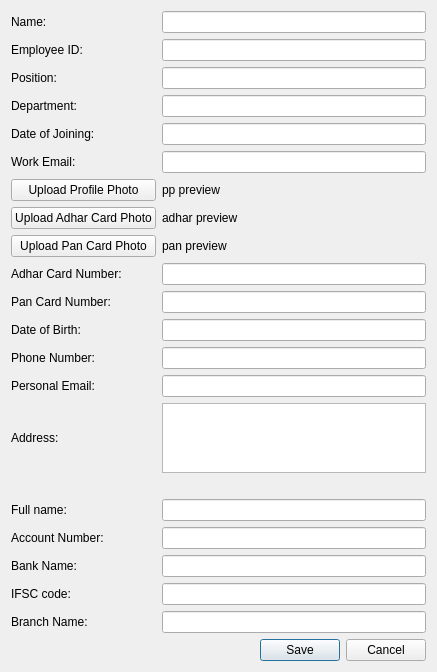
<?xml version="1.0" encoding="UTF-8"?>
<ui version="4.0">
 <class>Dialog</class>
 <widget class="QDialog" name="Dialog">
  <property name="geometry">
   <rect>
    <x>0</x>
    <y>0</y>
    <width>437</width>
    <height>652</height>
   </rect>
  </property>
  <property name="windowTitle">
   <string>Dialog</string>
  </property>
  <layout class="QGridLayout" name="gridLayout">
   <item row="18" column="1">
    <widget class="QLabel" name="label_14">
     <property name="text">
      <string>Bank Name:</string>
     </property>
    </widget>
   </item>
   <item row="13" column="1">
    <widget class="QLabel" name="label_10">
     <property name="text">
      <string>Personal Email:</string>
     </property>
    </widget>
   </item>
   <item row="16" column="1">
    <widget class="QLabel" name="label_12">
     <property name="text">
      <string>Full name:</string>
     </property>
    </widget>
   </item>
   <item row="1" column="1">
    <widget class="QLabel" name="label_1">
     <property name="text">
      <string>Employee ID:</string>
     </property>
    </widget>
   </item>
   <item row="14" column="2">
    <widget class="QTextEdit" name="textEdit"/>
   </item>
   <item row="17" column="1">
    <widget class="QLabel" name="label_13">
     <property name="text">
      <string>Account Number:</string>
     </property>
    </widget>
   </item>
   <item row="19" column="1">
    <widget class="QLabel" name="label_15">
     <property name="text">
      <string>IFSC code:</string>
     </property>
    </widget>
   </item>
   <item row="4" column="1">
    <widget class="QLabel" name="label_4">
     <property name="text">
      <string>Date of Joining:</string>
     </property>
    </widget>
   </item>
   <item row="21" column="1" colspan="2">
    <widget class="QDialogButtonBox" name="buttonBox">
     <property name="orientation">
      <enum>Qt::Orientation::Horizontal</enum>
     </property>
     <property name="standardButtons">
      <set>QDialogButtonBox::StandardButton::Cancel|QDialogButtonBox::StandardButton::Save</set>
     </property>
    </widget>
   </item>
   <item row="3" column="1">
    <widget class="QLabel" name="label_3">
     <property name="text">
      <string>Department:</string>
     </property>
    </widget>
   </item>
   <item row="2" column="1">
    <widget class="QLabel" name="label_2">
     <property name="text">
      <string>Position:</string>
     </property>
    </widget>
   </item>
   <item row="0" column="1">
    <widget class="QLabel" name="label">
     <property name="text">
      <string>Name:</string>
     </property>
    </widget>
   </item>
   <item row="5" column="1">
    <widget class="QLabel" name="label_5">
     <property name="text">
      <string>Work Email:</string>
     </property>
    </widget>
   </item>
   <item row="15" column="1" colspan="2">
    <spacer name="horizontalSpacer">
     <property name="orientation">
      <enum>Qt::Orientation::Horizontal</enum>
     </property>
     <property name="sizeHint" stdset="0">
      <size>
       <width>40</width>
       <height>20</height>
      </size>
     </property>
    </spacer>
   </item>
   <item row="11" column="1">
    <widget class="QLabel" name="label_8">
     <property name="text">
      <string>Date of Birth:</string>
     </property>
    </widget>
   </item>
   <item row="8" column="1">
    <widget class="QPushButton" name="pushButton_3">
     <property name="text">
      <string>Upload Pan Card Photo</string>
     </property>
    </widget>
   </item>
   <item row="7" column="1">
    <widget class="QPushButton" name="pushButton_2">
     <property name="text">
      <string>Upload Adhar Card Photo</string>
     </property>
    </widget>
   </item>
   <item row="12" column="1">
    <widget class="QLabel" name="label_9">
     <property name="text">
      <string>Phone Number:</string>
     </property>
    </widget>
   </item>
   <item row="9" column="1">
    <widget class="QLabel" name="label_6">
     <property name="text">
      <string>Adhar Card Number:</string>
     </property>
    </widget>
   </item>
   <item row="14" column="1">
    <widget class="QLabel" name="label_11">
     <property name="text">
      <string>Address:</string>
     </property>
    </widget>
   </item>
   <item row="10" column="1">
    <widget class="QLabel" name="label_7">
     <property name="text">
      <string>Pan Card Number:</string>
     </property>
    </widget>
   </item>
   <item row="6" column="1">
    <widget class="QPushButton" name="pushButton">
     <property name="text">
      <string>Upload Profile Photo</string>
     </property>
    </widget>
   </item>
   <item row="20" column="1">
    <widget class="QLabel" name="label_16">
     <property name="text">
      <string>Branch Name:</string>
     </property>
    </widget>
   </item>
   <item row="1" column="2">
    <widget class="QLineEdit" name="lineEdit_1"/>
   </item>
   <item row="2" column="2">
    <widget class="QLineEdit" name="lineEdit_2"/>
   </item>
   <item row="3" column="2">
    <widget class="QLineEdit" name="lineEdit_3"/>
   </item>
   <item row="4" column="2">
    <widget class="QLineEdit" name="lineEdit_4"/>
   </item>
   <item row="5" column="2">
    <widget class="QLineEdit" name="lineEdit_5"/>
   </item>
   <item row="9" column="2">
    <widget class="QLineEdit" name="lineEdit_6"/>
   </item>
   <item row="10" column="2">
    <widget class="QLineEdit" name="lineEdit_7"/>
   </item>
   <item row="11" column="2">
    <widget class="QLineEdit" name="lineEdit_8"/>
   </item>
   <item row="12" column="2">
    <widget class="QLineEdit" name="lineEdit_9"/>
   </item>
   <item row="13" column="2">
    <widget class="QLineEdit" name="lineEdit_10"/>
   </item>
   <item row="0" column="2">
    <widget class="QLineEdit" name="lineEdit"/>
   </item>
   <item row="16" column="2">
    <widget class="QLineEdit" name="lineEdit_12"/>
   </item>
   <item row="17" column="2">
    <widget class="QLineEdit" name="lineEdit_13"/>
   </item>
   <item row="18" column="2">
    <widget class="QLineEdit" name="lineEdit_14"/>
   </item>
   <item row="19" column="2">
    <widget class="QLineEdit" name="lineEdit_15"/>
   </item>
   <item row="20" column="2">
    <widget class="QLineEdit" name="lineEdit_16"/>
   </item>
   <item row="6" column="2">
    <widget class="QLabel" name="label_17">
     <property name="text">
      <string>pp preview</string>
     </property>
    </widget>
   </item>
   <item row="7" column="2">
    <widget class="QLabel" name="label_18">
     <property name="text">
      <string>adhar preview</string>
     </property>
    </widget>
   </item>
   <item row="8" column="2">
    <widget class="QLabel" name="label_19">
     <property name="text">
      <string>pan preview</string>
     </property>
    </widget>
   </item>
  </layout>
 </widget>
 <resources/>
 <connections>
  <connection>
   <sender>buttonBox</sender>
   <signal>accepted()</signal>
   <receiver>Dialog</receiver>
   <slot>accept()</slot>
   <hints>
    <hint type="sourcelabel">
     <x>248</x>
     <y>254</y>
    </hint>
    <hint type="destinationlabel">
     <x>157</x>
     <y>274</y>
    </hint>
   </hints>
  </connection>
  <connection>
   <sender>buttonBox</sender>
   <signal>rejected()</signal>
   <receiver>Dialog</receiver>
   <slot>reject()</slot>
   <hints>
    <hint type="sourcelabel">
     <x>316</x>
     <y>260</y>
    </hint>
    <hint type="destinationlabel">
     <x>286</x>
     <y>274</y>
    </hint>
   </hints>
  </connection>
 </connections>
</ui>
